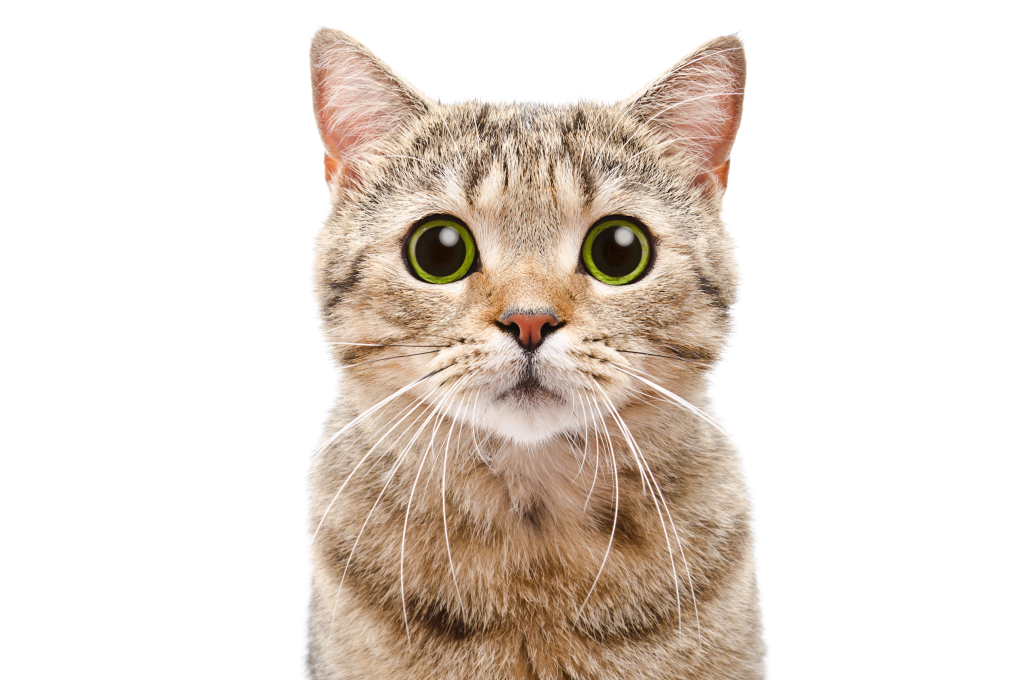
#> input picture cat.jpg, 4106 x 2720 px (shown at 1/4 size)
$ python test7.py
#> lines starting #> are read from the running program, lines starting #| are printed output that depends on the picture
import cv2
import numpy as np
from matplotlib import pyplot as plt

# 兩張圖合併

img = cv2.imread('./cat.jpg', 1)
#> img is the input picture: shape (2720, 4106, 3); mean B, G, R 210.7, 219.1, 229.1
b = cv2.imread('./cat.jpg', 1)

# 紀錄所耗時間，起始點
e1 = cv2.getTickCount()

img1 = b[500:1000, 100:1300]
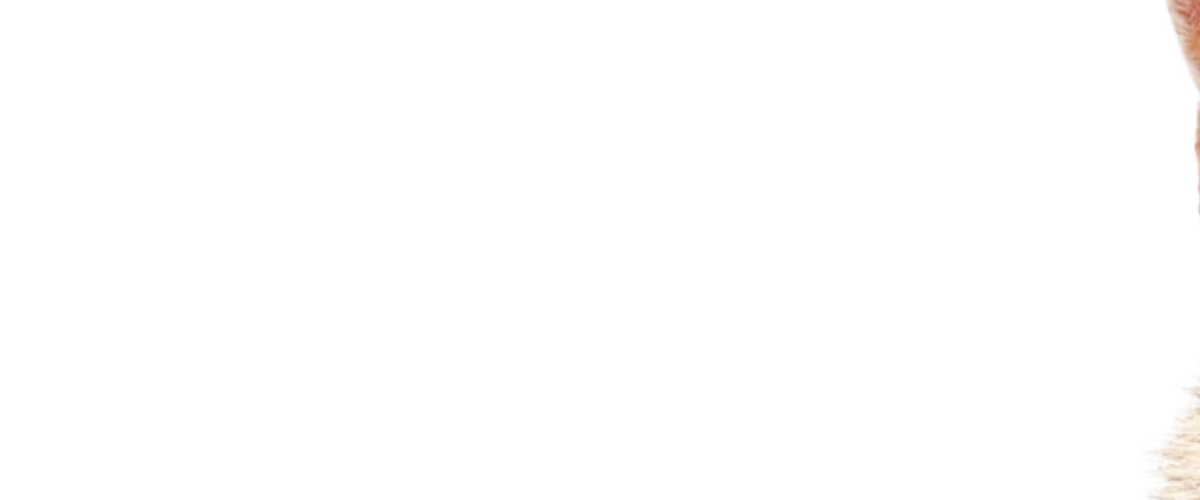
#> img1: shape (500, 1200, 3); mean B, G, R 254.4, 254.6, 254.8
img2 = b[700:1200, 300:1500]
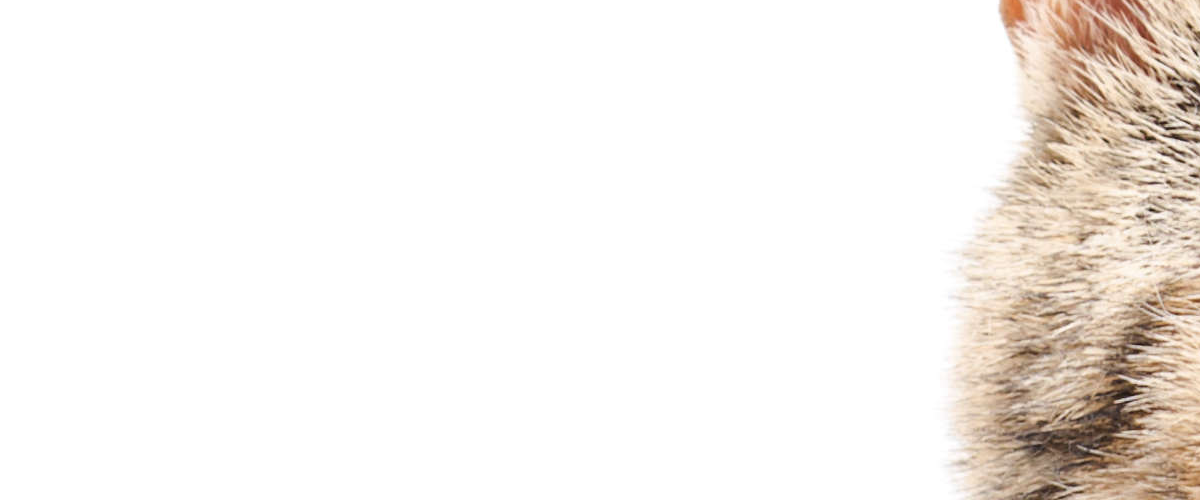
#> img2: shape (500, 1200, 3); mean B, G, R 237.6, 241.4, 245.7

dst = cv2.addWeighted(img1, 0.7, img2, 0.3, 0)
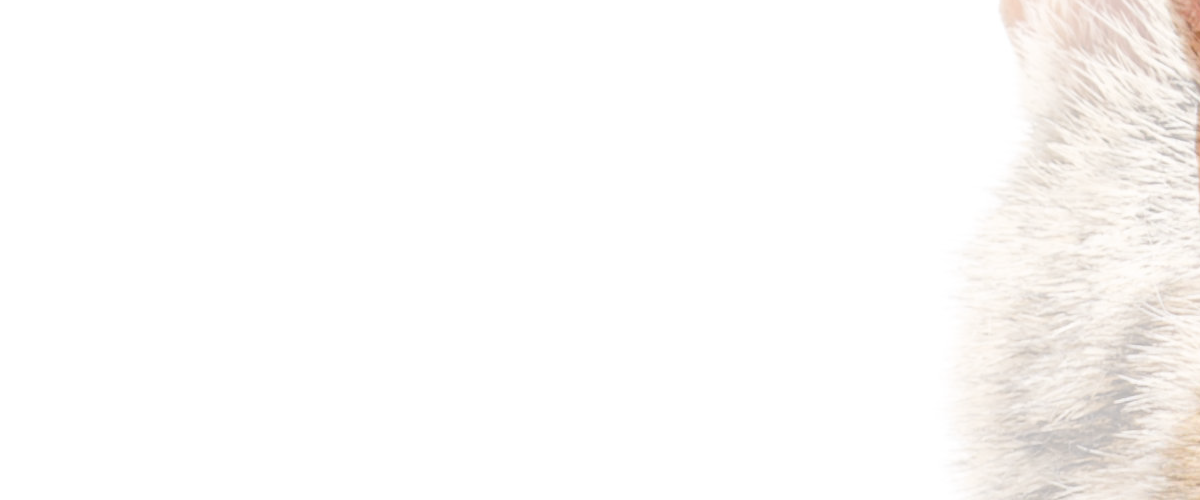
#> dst: shape (500, 1200, 3); mean B, G, R 249.4, 250.6, 252.1
b[700:1200, 300:1500] = dst

# 紀錄所耗時間，結束點
e2 = cv2.getTickCount()
# 紀錄所耗時間，兩者點相差，函數 getTickFrequency() 算出時間差
t = (e2-e1) / cv2.getTickFrequency()
print(t)

plt.imshow(dst)
plt.xticks([]), plt.yticks([])  # to hide tick values on X and Y axis
plt.show()
